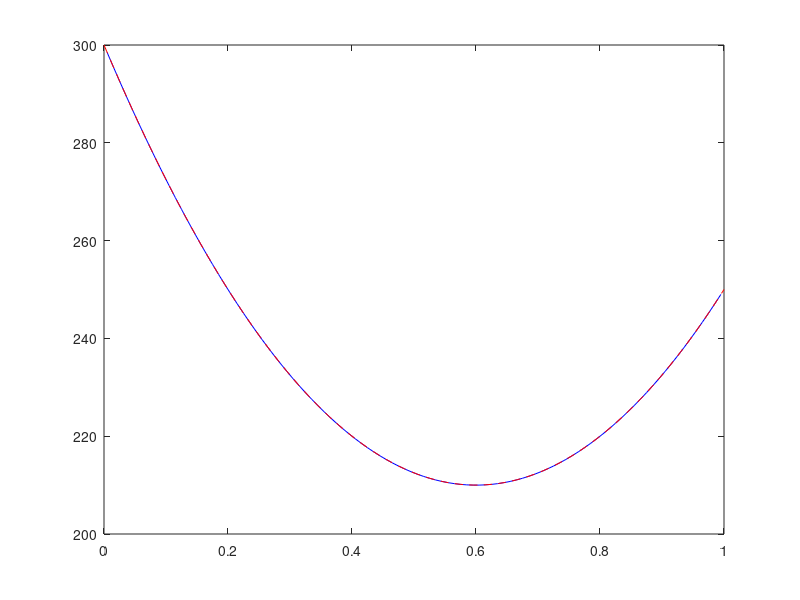

This figure's MATLAB source:
% k\frac{d2T}{dx^2} - Q = 0 ; T(0) = 300; dT/dx (x=1) = 0; Q = 1; k=0.01

%This code works As well!!
%Volumetric Integrations gave the appropriate equations. 

c = 200;

T_left = 300;
% T_right = 400;
dt_dx_right = c;

n = 100; %Number of cells

T = 20*ones(n,1); %n "cells" and the temperature values at the cell centers.


del_x = 1/n;
Q = 5;
k = 0.01;

%BOundaries need to be different.
%This way of solving the "linear equation" by iteration is known as Jacobi
%method
tic
T_old = T;
T(1) = (T(2) + 2*T_left- Q*(del_x^2)/k)/3;
% T(n) = (2*T_right + T(n-1) - Q*(del_x^2)/k)/3;
T(n) = dt_dx_right*(del_x) + T(n-1) - (Q/k)*(del_x)^2;
T(2:n-1) = (T(3:n) + T(1:n-2))/2 - Q*(del_x)^2/(2*k);
T_new = T;
iters = 0;
% for i=1:5000
while(sum(abs(T_old - T_new))>1e-5)
T_old = T;
T(1) = (T(2) + 2*T_left- Q*(del_x^2)/k)/3;
% T(n) = (2*T_right + T(n-1) - Q*(del_x^2)/k)/3;
T(n) = dt_dx_right*(del_x) + T(n-1) - (Q/k)*(del_x)^2;
T(2:n-1) = (T(3:n) + T(1:n-2))/2 - Q*(del_x)^2/(2*k);
T_new = T;
iters=iters+1;
end
toc



%True Solution = 50 x^2 -50x + 300

x_fvm = linspace(del_x/2,1-del_x/2,n);

x_full = linspace(0,1,n);

T_true = @(x) (Q/(2*k))*x.^2 + (c-Q/(k))*x + T_left;


plot(x_fvm,T,'b'); hold on;
plot(x_full,T_true(x_full),'r--')